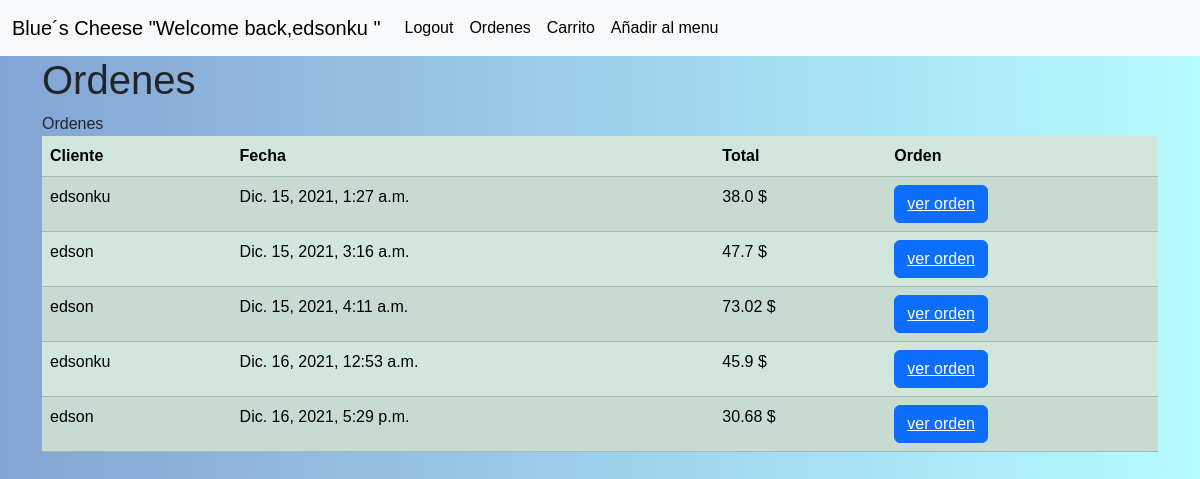
Before: /ordenes/ (signed in) with the older database file.
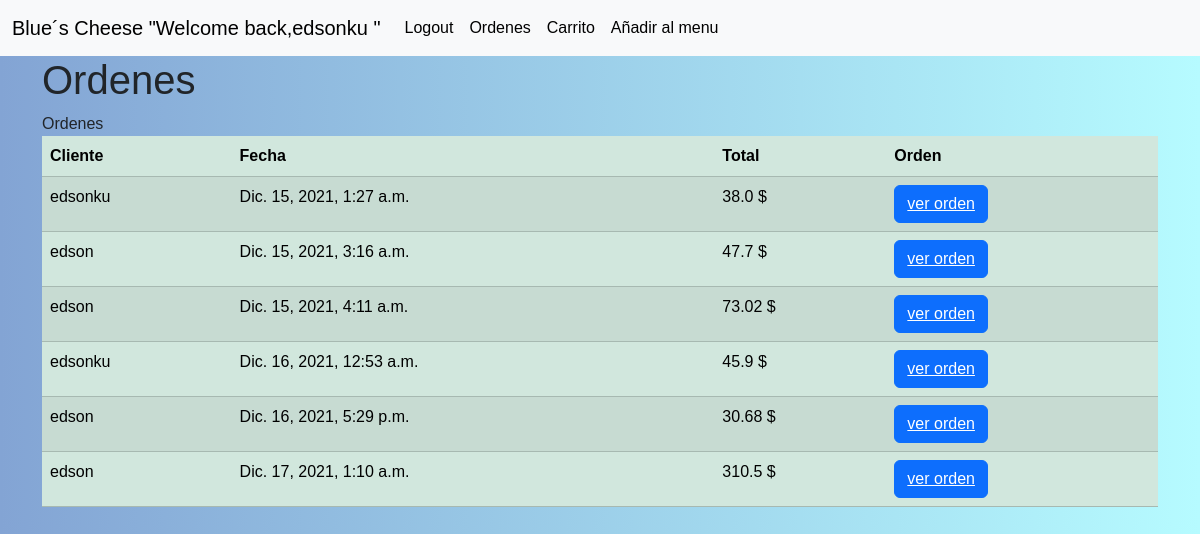
After: the same page with the newer database file.
### orders/models.py (models this page shows, shortened)
class Ordenes(models.Model):
    status=((0,"cancelado"),(1,"pendiente"),(2,"realizado"))
    cliente=models.ForeignKey(settings.AUTH_USER_MODEL, verbose_name="cliente", on_delete=models.CASCADE,related_name="orders")
    fecha=models.DateTimeField(verbose_name="tiempo",auto_now_add=True)
    estado=models.IntegerField(choices=status, default=1)
    total=models.FloatField(default=0.0)

### orders/views.py (the view)
# urls.py: path("ordenes/", views.ordenes, name="ordenes"),
def ordenes(request):
    state=1
    if request.method=="POST":
        state=1
        state=request.POST.get("estado")
        if state == "0":
            estado=getorder(request.user)
            estado.estado=0
            estado.save()
        if state== "2":
            estado=getorder(request.user)
            estado.estado=2
            estado.save()
    else:
        state=1
    context = {
            "ordenes":Ordenes.objects.filter(estado=2),
            "car":georder(request.user),
    }
    return render(request,'orders/ordenes.html',context)

### orders/views.py (called while the page is built)
def georder(user):
    ordern=Ordenes.objects.filter(estado=2).first()
    if not ordern:
       ordern=Ordenes.objects.create(cliente=user)
    return ordern

### orders/templates/orders/ordenes.html (shortened to what this page needs)
{% extends 'base.html' %}
{% block main %}
<h1>Ordenes</h1>
{% block title  %}
Ordenes
{% endblock %}
{% if user.is_authenticated %}
<table class="table table-success table-striped">
    <thead>
        <th>Cliente</th>
        <th>Fecha</th>
        <th>Total</th>
        <th>Orden</th>
    </thead>
    <tbody>
        {% for x in ordenes %}
        <tr>
            <td>{{x.cliente}}</td>
            <td>{{x.fecha}}</td>
            <td>{{x.total}} $
            </td>
            <td><button type="button" class="btn btn-primary"><a href="{% url 'detalleorden' x.pk %}" style="color: white;">ver orden</a> </button>
                 </td>
        </tr>
        {%endfor%}
    </tbody>
</table>
{% endif %}
{% endblock %}

Changed rows visible on the page:
added Ordenes: cliente "edson", fecha "Dic. 17, 2021, 1:10 a.m.", total "310.5"
